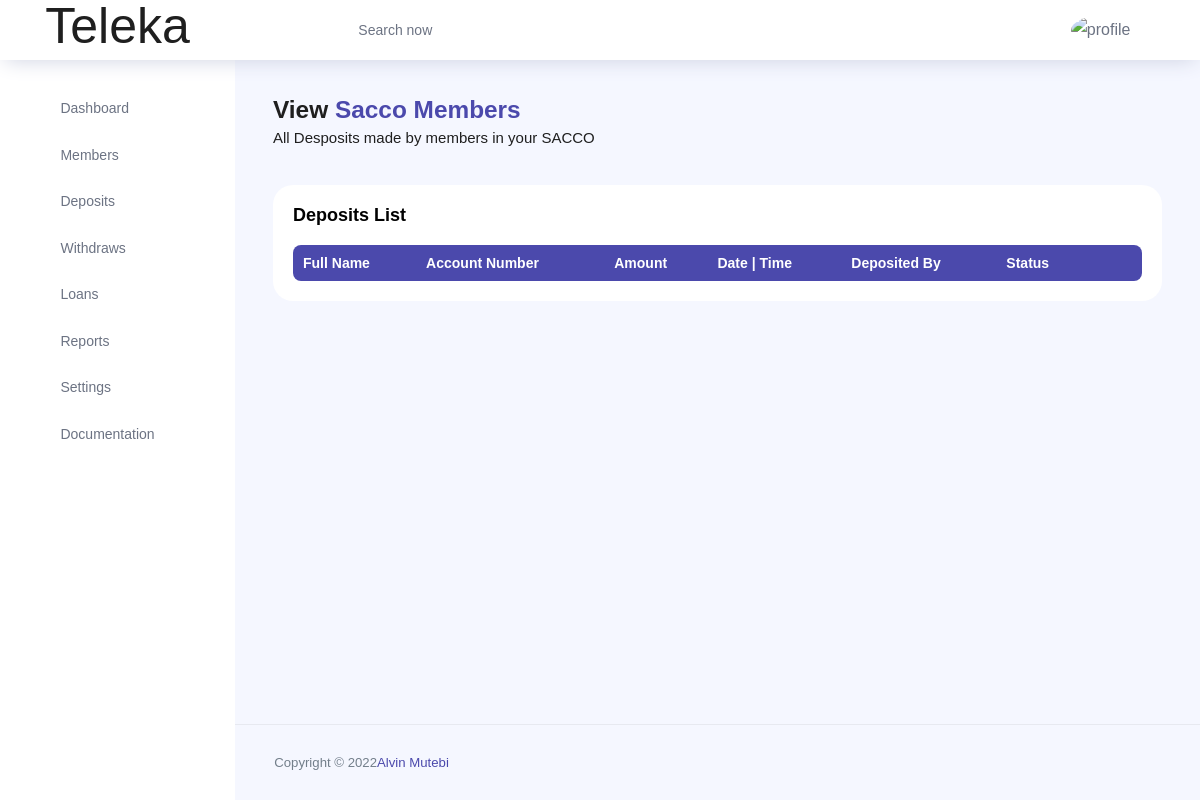
/view-deposits/ (signed in), run on an earlier commit of the app's database.
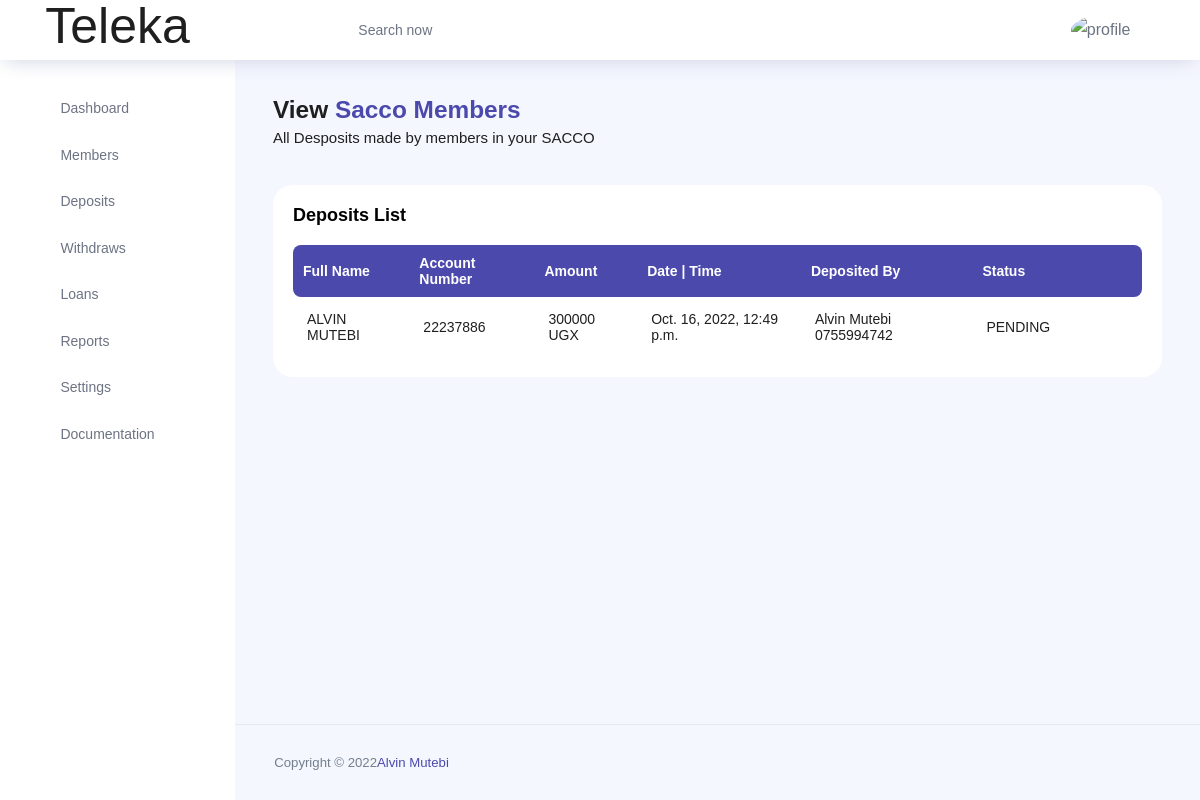
And on a later commit of the database.
### teleka/models.py (models this page shows, shortened)
class Deposit(models.Model):
	STATUS = (
		('COMPLETE','COMPLETE'),
		('PENDING', 'PENDING'),
		)
	member_name = models.ForeignKey(Member, on_delete=models.CASCADE, null=True, blank=True)
	account_number = models.CharField(max_length=200, null=True)
	amount = models.IntegerField(null=True)
	date_of_transaction = models.DateTimeField(auto_now=True, null=True)
	deposited_by = models.CharField(max_length=200, null=True)
	status = models.CharField(max_length=200, choices=STATUS)

class Member(models.Model):
	STATUS = (
		('ACTIVE','ACTIVE'),
		('PENDING', 'PENDING'),
		)
	ID_TYPE = (
		('NATIONAL ID', 'NATIONAL ID'),
		('PASSPORT', 'PASSPORT'),
		('DRIVING PERMIT', 'DRIVING PERMIT'),
	    )
	GENDER = (
		('MALE','MALE'),
		('FEMALE', 'FEMALE'),
		)
	DISTRICTS = (
		('Abim','Abim'),
		('Adjumani','Adjumani'),
		('Agago','Agago'),
		('Alebtong','Alebtong'),
		('Amolatar','Amolatar'),
		('Amudat','Amudat'),
		('Amuria','Amuria'),
		('Amuru','Amuru'),
		('Apac','Apac'),
		('Arua','Arua'),
		('Budaka','Budaka'),
		('Bududa','Bududa'),
		('Bugiri','Bugiri'),
		('Bugweri','Bugweri'),
		('Buikwe','Buikwe'),
		('Bukedea','Bukedea'),
		('Bukomansimbi','Bukomansimbi'),
		('Bukwa','Bukwa'),
		('Bulambuli','Bulambuli'),
		('Buliisa','Buliisa'),
		('Bundibugyo','Bundibugyo'),
		('Bunyangabu','Bunyangabu'),
		('Bushenyi','Bushenyi'),
		('Busia','Busia'),
		('Butebo','Butebo'),
		('Buvuma','Buvuma'),
		('Buyende','Buyende'),
		('Dokolo','Dokolo'),
		('Gomba','Gomba'),
		('Gulu','Gulu'),
		('Hoima','Hoima'),
		('Ibanda','Ibanda'),
		('Iganga','Iganga'),
		('Isingiro','Isingiro'),
		('Jinja','Jinja'),
		('Kaabong','Kaabong'),
		('Kabale','Kabale'),
		('Kabarole','Kabarole'),
		('Kaberamaido','Kaberamaido'),
		('Kagadi','Kagadi'),
		('Kakumiro','Kakumiro'),
		('Kalangala','Kalangala'),
		('Kaliro','Kaliro'),
		('Kalungu','Kalungu'),
		('Kampala','Kampala'),
		('Kamuli','Kamuli'),
		('Kamwenge','Kamwenge'),
		('Kanungu','Kanungu'),
		('Kapchorwa','Kapchorwa'),
		('Kapelebyong','Kapelebyong'),
		('Kasanda','Kasanda'),
		('Kasese','Kasese'),
		('Katakwi','Katakwi'),
		('Kayunga','Kayunga'),
		('Kibaale','Kibaale'),
		('Kiboga','Kiboga'),
		('Kibuku','Kibuku'),
		('Kikuube','Kikuube'),
		('Kiruhura','Kiruhura'),
		('Kiryandongo','Kiryandongo'),
		('Kisoro','Kisoro'),
		('Kitgum','Kitgum'),
		('Koboko','Koboko'),
		('Kole','Kole'),
		('Kotido','Kotido'),
		('Kumi','Kumi'),
		('Kwania','Kwania'),
		('Kween','Kween'),
		('Kyankwanzi','Kyankwanzi'),
		('Kyegegwa','Kyegegwa'),
		('Kyenjojo','Kyenjojo'),
		('Kyotera','Kyotera'),
		('Lamwo','Lamwo'),
		('Lira','Lira'),
		('Luuka','Luuka'),
		('Luwero','Luwero'),
		('Lwengo','Lwengo'),
		('Lyantonde','Lyantonde'),
		('Manafwa','Manafwa'),
		('Maracha','Maracha'),
		('Masaka','Masaka'),
		('Masindi','Masindi'),
		('Mayuge','Mayuge'),
		('Mbale','Mbale'),
		('Mbarara','Mbarara'),
		('Mitooma','Mitooma'),
		('Mityana','Mityana'),
		('Moroto','Moroto'),
		('Moyo','Moyo'),
		('Mpigi','Mpigi'),
		('Mubende','Mubende'),
		('Mukono','Mukono'),
		('Nabilatuk','Nabilatuk'),
		('Nakapiripirit','Nakapiripirit'),
		('Nakaseke','Nakaseke'),
		('Nakasongola','Nakasongola'),
		('Namayingo','Namayingo'),
		('Namisindwa','Namisindwa'),
		('Namutumba','Namutumba'),
		('Napak','Napak'),
		('Nebbi','Nebbi'),
		('Ngora','Ngora'),
		('Ntoroko','Ntoroko'),
		('Ntungamo','Ntungamo'),
		('Nwoya','Nwoya'),
		('Omoro','Omoro'),
		('Otuke','Otuke'),
		('Oyam','Oyam'),
		('Pader','Pader'),
		('Pakwach','Pakwach'),
		('Pallisa','Pallisa'),
		('Rakai','Rakai'),
		('Rubanda','Rubanda'),
		('Rubirizi','Rubirizi'),
		('Rukiga','Rukiga'),
		('Rukungiri','Rukungiri'),
		('Sembabule','Sembabule'),
		('Serere','Serere'),
		('Sheema','Sheema'),
		('Sironko','Sironko'),
		('Soroti','Soroti'),
		('Tororo','Tororo'),
		('Wakiso','Wakiso'),
		('Yumbe','Yumbe'),
		('Zombo','Zombo'),
		)
	user = models.ForeignKey(User, on_delete=models.CASCADE, null=True, blank=True)
	firstname = models.CharField(max_length=200, null=True)
	lastname = models.CharField(max_length=200, null=True)
	id_type = models.CharField(max_length=200, null=True, choices=ID_TYPE)
	id_number = models.CharField(max_length=200, null=True)
	gender = models.CharField(max_length=200, null=True, choices=GENDER)
	date_of_birth = models.DateField(auto_now_add=False, null=True)
	district = models.CharField(max_length=200, null=True, choices=DISTRICTS)
	county = models.CharField(max_length=200, null=True)
	subcounty = models.CharField(max_length=200, null=True)
	parish = models.CharField(max_length=200, null=True)
	village = models.CharField(max_length=200, null=True)
	account_number = models.CharField(max_length=200, null=True)
	opening_balance = models.CharField(max_length=200, null=True)
	email = models.CharField(max_length=200, null=True)
	phone = models.CharField(max_length=200, null=True)
	next_of_keen_first_name = models.CharField(max_length=200, null=True)
	next_of_keen_last_name = models.CharField(max_length=200, null=True)
	next_of_keen_phone = models.CharField(max_length=200, null=True)
	next_of_keen_relationship = models.CharField(max_length=200, null=True)
	status = models.CharField(max_length=200, null=True, choices=STATUS)
	def __str__(self):
		return self.firstname + " " + self.lastname

### teleka/views.py (the view)
# urls.py: path('view-deposits/',ViewDeposit.as_view(), name='view-deposits'),
class ViewDeposit(LoginRequiredMixin, SuccessMessageMixin,ListView):
    model= User
    model = Deposit
    context_object_name = 'deposits'
    template_name = 'teleka/viewDeposits.html'
    def get_context_data(self, **kwargs):
        context = super().get_context_data(**kwargs)
        context['deposits'] = context['deposits']    #.filter(user=self.request.user)
        return context

### teleka/templates/teleka/viewDeposits.html (shortened to what this page needs)
{% extends 'teleka/main.html' %}
{% load crispy_forms_tags %}
{% load static %}
{% block content %}
{% include 'teleka/header.html' %}
<div class="main-panel">
    <div class="content-wrapper">
        <div class="row">
            <div class="col-md-12 grid-margin">
                <div class="row">
                    <div class="col-12 col-xl-8 mb-4 mb-xl-0">
                        <h3 class="font-weight-bold">View <span class="text-primary">Sacco Members</span>
                        </h3>
                        <h6 class="font-weight-normal mb-0">All Desposits made by members in your SACCO</h6>
                    </div>
                </div>
            </div>
        </div>
        <div class="row">
            <div class="col-md-12 grid-margin stretch-card">
                <div class="card">
                    <div class="card-body">
                        <p class="card-title">Deposits List</p>
                        <div class="row">
                            <div class="col-12">
                                <div class="table-responsive">
                                    <table id="example" class="display expandable-table" style="width:100%">
                                        <thead>
                                            <tr>
                                                <th>Full Name</th>
                                                <th>Account Number</th>
                                                <th>Amount</th>
                                                <th>Date | Time </th>
                                                <th>Deposited By </th>
                                                <th>Status</th>
                                                <th></th>
                                                <th></th>
                                            </tr>
                                        </thead>
                                        <tbody>
                                            {% for deposit in deposits %}
                                            <tr>
                                                <td>{{deposit.member_name}}</td>
                                                <td>{{deposit.account_number}}</td>
                                                <td>{{deposit.amount}} UGX</td>
                                                <td>{{deposit.date_of_transaction}}</td>
                                                <td>{{deposit.deposited_by}}</td>
                                                <td>{{deposit.status}}</td>
                                                <td><a href="{% url 'deposit-update' deposit.id %}"><i
                                                            class="ti-pencil-alt text-primary"></i></a></td>
                                                <td><a href="{% url 'deposit-delete' deposit.id %}"><i
                                                            class="ti-trash text-primary"></i></a></td>
                                            </tr>
                                            {% endfor %}
                                        </tbody>
                                    </table>
                                </div>
                            </div>
                        </div>
                    </div>
                </div>
            </div>
        </div>
    </div>
    <footer class="footer">
        <div class="d-sm-flex justify-content-center justify-content-sm-between">
            <span class="text-muted text-center text-sm-left d-block d-sm-inline-block">Copyright © 2022<a
                    href="https://www.bootstrapdash.com/" target="_blank">Alvin Mutebi</a></span>
        </div>
    </footer>
</div>
{% endblock content%}

What changed in the data, as far as the page shows it:
added Deposit: member_name "ALVIN MUTEBI", account_number "22237886", amount "300000", date_of_transaction "Oct. 16, 2022, 12:49 p.m.", deposited_by "Alvin Mutebi 0755994742", status "PENDING"
